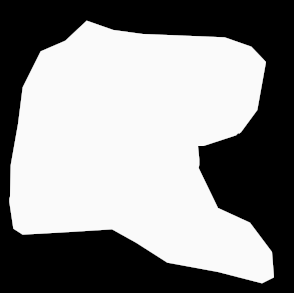
#> input picture prototypes/images/mask_refinement/cropped-mask.png, 294 x 293 px
$ python -i eval.py   (imports and definitions only)   (Python 2 division)
#> lines starting #> are read from the running program, lines starting #| are printed output that depends on the picture
#> further down, picture is the input picture: shape (293, 294); min 0, max 250, mean 138.6
"""
Evaluation functions for FlatBug datasets.
"""

# COCO Format:
#
#     {
#         "info": info,
#         "licenses": [license],
#         "images": [image],  // list of all images in the dataset
#         "annotations": [annotation],  // list of all annotations in the dataset
#         "categories": [category]  // list of all categories
#     }
#
#     where:
#
#     info = {
#         "year": int,
#         "version": str,
#         "description": str,
#         "contributor": str,
#         "url": str,
#         "date_created": datetime,
#     }
#
#     license = {
#         "id": int,
#         "name": str,
#         "url": str,
#     }
#
#     image = {
#         "id": int,
#         "width": int,
#         "height": int,
#         "file_name": str,
#         "license": int,  // the id of the license
#         "date_captured": datetime,
#     }
#
#     category = {
#         "id": int,
#         "name": str,
#         "supercategory": str,
#     }
#
#     annotation = {
#         "id": int,
#         "image_id": int,  // the id of the image that the annotation belongs to
#         "category_id": int,  // the id of the category that the annotation belongs to
#         "segmentation": RLE or [polygon],
#         "area": float,
#         "bbox": [x,y,width,height],
#         "iscrowd": int,  // 0 or 1,
#     }

# Flat-Bug Format:

#     {
#         "boxes": [[xmin, ymin, xmax, ymax], ...],
#         "contours": [[[x_1, x_2, ..., x_n], [y_1, y_2, ..., y_n]], ...],
#         "confs": [float, ...],
#         "classes": [int, ...],
#         "scales": [int, ...],
#         "identifier": "",
#         "image_path": "",
#         "image_width": int,
#         "image_height": int,
#         "mask_width": int,
#         "mask_height": int
#     }

import time
import os
from typing import Union, List, Tuple, Dict
import cv2
import numpy as np

DEBUG_DIRECTORY = "dev"

# [351 lines left out: functions fb_to_coco, format_contour, contour_bbox, split_annotations, annotations_2_contours, bbox_intersect and 6 more, not called in this run]

def plot_heatmap(mat : np.array, breaks : int=25, dimensions : Union[None, Tuple[int, int]]=None, fast : bool=True, output_path : str=None):
    """
    Plots a heatmap of a matrix using OpenCV.

    Args:
        mat (np.array): Matrix.
        breaks (int, optional): Number of breaks on the colorbar. Defaults to 25.
        dimensions (Union[None, Tuple[int, int]], optional): Dimensions of the output image. Defaults to None.
        fast (bool, optional): Whether to use fast mode. Defaults to True.
        output_path (str, optional): Output path. Defaults to None.

    Returns:
        None
    """
#> called with breaks = 25, fast = True
    if dimensions is None:
        dimensions = tuple([m * 10 for m in mat.shape[::-1]])
#> dimensions = (2940, 2930)
    # Create a colormap for viridis
    colormap = cv2.applyColorMap((mat / mat.max() * 255).astype(np.uint8), cv2.COLORMAP_VIRIDIS)
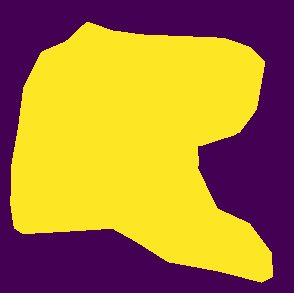
#> colormap: shape (293, 294, 3); mean B, G, R 58.4, 126.5, 169
    # Expand colormap to 1000x1000
    colormap = cv2.resize(colormap, dimensions, interpolation=cv2.INTER_NEAREST_EXACT)
#> colormap: shape (2930, 2940, 3)
    # Get the height of the colormap
    cheight = colormap.shape[0]
#> cheight = 2930

    ## Prepare data for the colorbar
    # Add numbers to the colorbar
    cmin, cmax = mat.min(), mat.max()
#> cmin = 0; cmax = 250
    cmin, cmax = 10 ** np.floor(np.log10(cmin)) if cmin > 0 else cmin, 10 ** np.ceil(np.log10(cmax))
#> cmax = 1000
    cmin, cmax = int(cmin), int(cmax)

    # Add semi-equally spaced numbers to the colorbar at "nice" values, "nice" values are defined as integer multiples of powers of 10 to the power of the maximum value - the integer rounded 10 logarithm of the number of breaks
    raw_breaks = np.linspace(cmin, cmax, breaks)
#> raw_breaks = 25 values from 0 to 1000
    nice_multiple = 10 ** (np.log10(cmax) - np.ceil(np.log10(breaks)))
#> nice_multiple = 10
    nice_breaks = (raw_breaks / nice_multiple).round() * nice_multiple
#> nice_breaks = 25 values from 0 to 1000
    nice_breaks = nice_breaks[nice_breaks <= cmax]
    # Ensure that the minimum and maximum values are included, and remove the breaks if they are within 1 "nice_multiple" of any other break
    nice_breaks = nice_breaks[np.abs(nice_breaks - cmin) >= (nice_multiple * 0.9)]
#> nice_breaks = 24 values from 40 to 1000
    nice_breaks = nice_breaks[np.abs(nice_breaks - cmax) >= (nice_multiple * 0.9)]
#> nice_breaks = 23 values from 40 to 960
    nice_breaks = np.concatenate([[cmin], nice_breaks, [cmax]])
#> nice_breaks = 25 values from 0 to 1000
    # Create the labels
    labels = [f'{(i * 100):.3g}%' for i in nice_breaks]
#> labels = 25 items, first 6: '0%', '4e+03%', '8e+03%', '1.2e+04%', '1.7e+04%', '2.1e+04%'

    # Define a target font height
    font_height_target = int(min(cheight / 50, max(1, ((cheight * 0.5) / breaks))))
#> font_height_target = 58
    # Dynamically calculate the font size
    font_size = cv2.getFontScaleFromHeight(cv2.FONT_HERSHEY_SIMPLEX, font_height_target, 3)
#> font_size = 2.67
    # Get the size of the labels
    label_sizes = [cv2.getTextSize(label, cv2.FONT_HERSHEY_SIMPLEX, font_size, 3)[0] for label in labels]
#> label_sizes = 25 pairs, first value 120 to 424, second value 58 to 58
    # Get the maximum width of the labels
    max_width = max([i[0] for i in label_sizes])
#> max_width = 424
    # Calculate the width of the colorbar
    colorbar_width = int(max_width * 1.25)
#> colorbar_width = 530

    # Create a colorbar
    colorbar = cv2.applyColorMap(np.arange(256, dtype=np.uint8).reshape(-1, 1).repeat(colorbar_width, 1), cv2.COLORMAP_VIRIDIS)
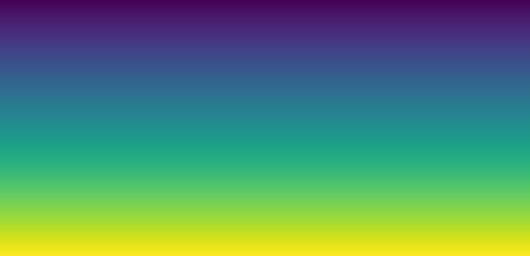
#> colorbar: shape (256, 530, 3); mean B, G, R 109.8, 137.2, 83.4
    # Stretch the colorbar to the height of the colormap
    colorbar = cv2.resize(colorbar, (colorbar.shape[1], cheight), interpolation=cv2.INTER_LINEAR_EXACT)
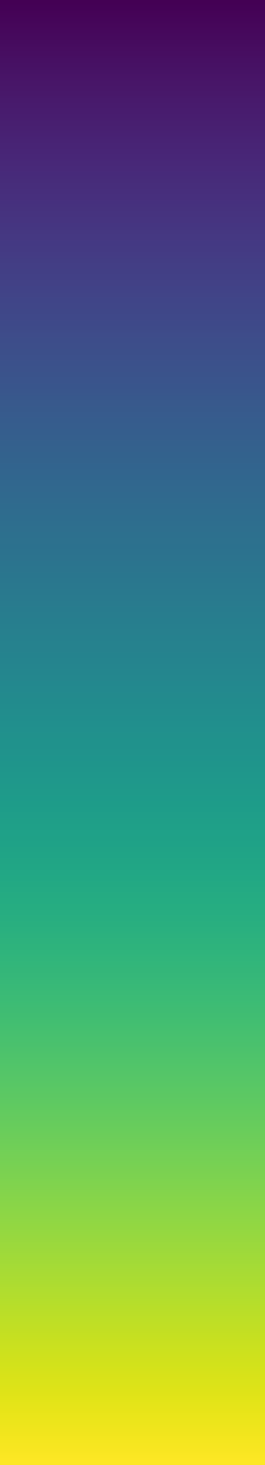
#> colorbar: shape (2930, 530, 3) (shown at 1/2 size); mean B, G, R 109.8, 137.2, 83.4
    cbheight = colorbar.shape[0]
#> cbheight = 2930
    # Add the breaks to the colorbar
    for i, b in enumerate(nice_breaks):
        label = labels[i]
        text_width, font_height = label_sizes[i]
        cv2.putText(colorbar, label, ((colorbar_width - text_width) // 2, int((i + 0.5) * cbheight / len(nice_breaks) + font_height / 2)), cv2.FONT_HERSHEY_SIMPLEX, font_size, (0, 0, 0), (3 * font_height_target) // 15, cv2.LINE_AA)
        cv2.putText(colorbar, label, ((colorbar_width - text_width) // 2, int((i + 0.5) * cbheight / len(nice_breaks) + font_height / 2)), cv2.FONT_HERSHEY_SIMPLEX, font_size, (255, 255, 255), font_height_target // 15, cv2.LINE_AA)
#> this loop made 25 passes
#> (b, label, text_width) on passes 1 to 12: (0, '0%', 120), (40, '4e+03%', 344), (80, '8e+03%', 344), (120, '1.2e+04%', 424), (170, '1.7e+04%', 424), (210, '2.1e+04%', 424), (250, '2.5e+04%', 424), (290, '2.9e+04%', 424), (330, '3.3e+04%', 424), (380, '3.8e+04%', 424), (420, '4.2e+04%', 424), (460, '4.6e+04%', 424)
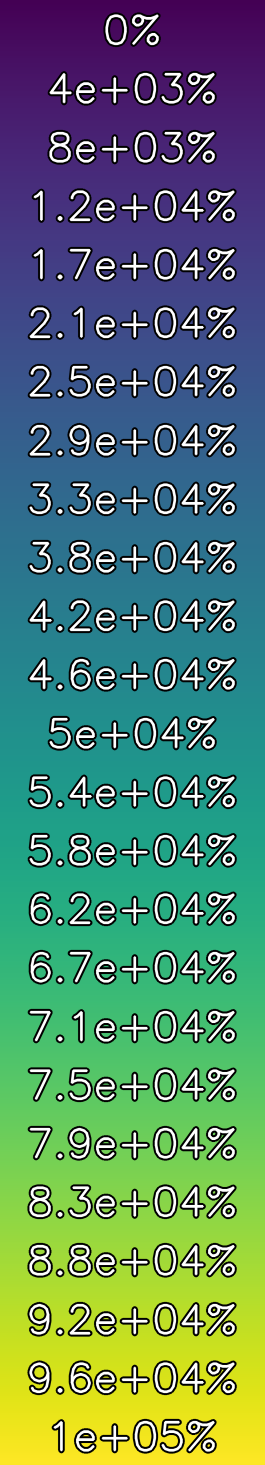
#> colorbar: shape (2930, 530, 3) (shown at 1/2 size); mean B, G, R 108.5, 129.3, 87.6

    # Concatenate the colormap and the colorbar
    colormap = cv2.hconcat([colormap, colorbar])
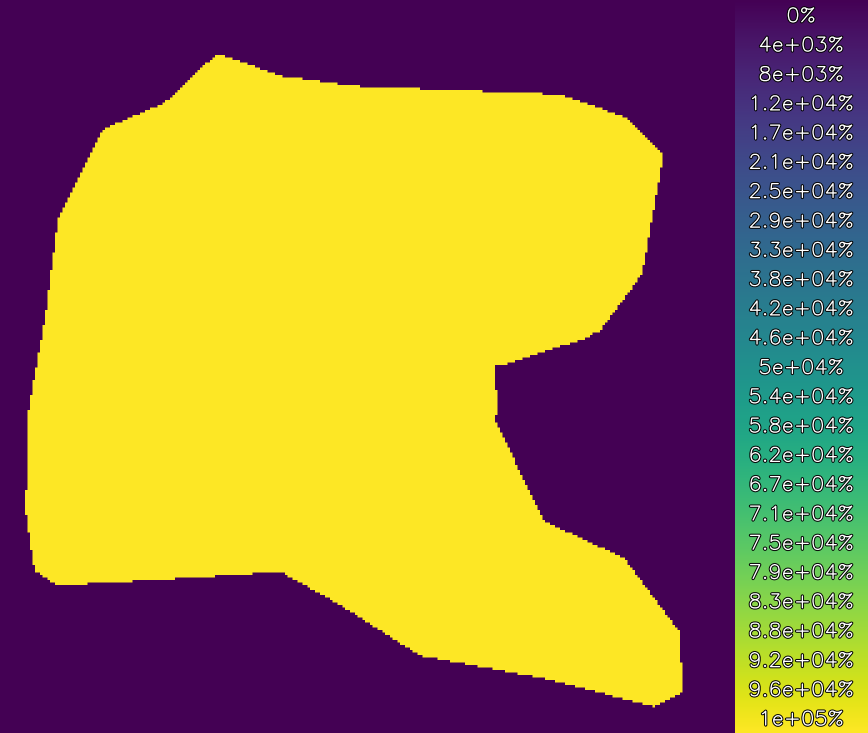
#> colormap: shape (2930, 3470, 3) (shown at 1/4 size); mean B, G, R 66, 126.9, 156.5

    if fast:
        # Rescale the colormap to 2x lower resolution
        colormap = cv2.resize(colormap, (colormap.shape[1] // 2, colormap.shape[0] // 2), interpolation=cv2.INTER_LINEAR)
#> colormap: shape (1465, 1735, 3)
#> (the run stopped early here; a loop or call above may not have finished)
